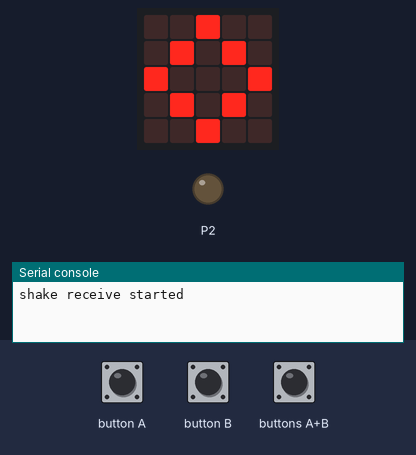
Recording of a program running on a simulated BBC micro:bit running MicroPython. Parts: the board's 5×5 LED display, output pins drawn as LEDs (lit = HIGH), the last lines printed to the serial console. The inputs (shaded band) are chosen by the test bench. No radio messages arrive unless stated (any console line starting 'radio sent:' is added by the test bench).

Above: at 1.2 s.
1.3 s: buttons A+B pressed for 0.15 s
At 1.4 s:
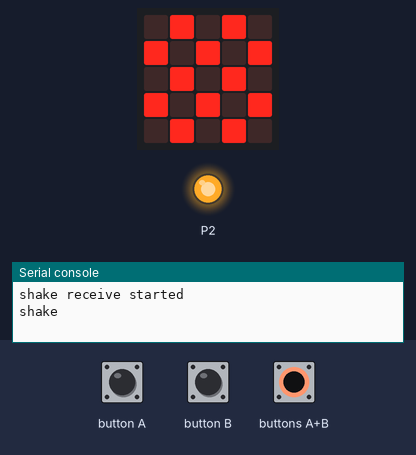
3.2 s: buttons A+B pressed for 3.2 s
At 6.47 s:
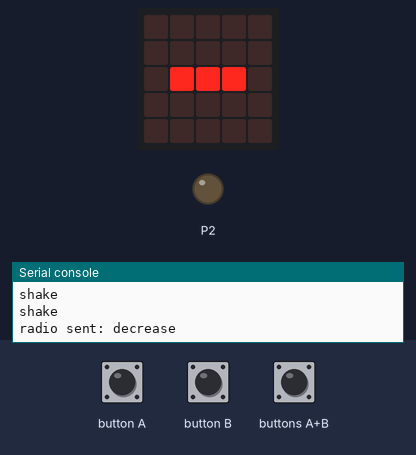
Timing chart, 0 to 8.0 s (numbered marks = the images above; inputs shaded):
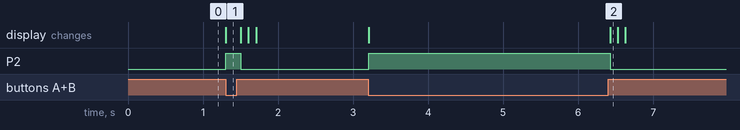

Measured:
- after the input at 1.3 s, P2: LOW → HIGH at once, → LOW 0.20 s later; the display: changes at once (image 1)
- after the input at 3.2 s, P2: LOW → HIGH at once, → LOW 3.2 s later; the display: first changes at once (image 2 shows a later state)

The program:

receive.py
```python
""" Receives shake message from transmitter.
A relay on the board acts as a switch.
Relay is closed when pin2 goes high.
Relay is opened when pin2 goes low.
GPIO2 goes high then low when the message is received.
This is used to close then open a relay, which acts as a switch.
The buttons act to increase and decrease the shake detection threshold on the transmitter unit.
button a: makes board more sensitive, lower shake needed to activate.
button b: makes board less sensitive, harder shake needed to activate.
button a and button b: activates switch.
Threshold value stored in threshold_value.txt.
last update: 2023_06_28 Matthew Oppenheim
"""
from microbit import *
import radio

radio.config(address=0x101000, group=40, channel=2, data_rate=radio.RATE_1MBIT)
print("shake receive started")
display.show(Image.DIAMOND)
radio.on()


def decrease_sensitivity():
    """ Send message to decrease sensitivity. """
    display.show("-")
    radio.send("decrease")
    pause()


def increase_sensitivity():
    """ Send message to increase sensitivity. """
    display.show("+")
    radio.send("increase")
    pause()


def pause():
    """ Pause and clear display. """
    sleep(100)
    display.show(Image.DIAMOND)


def shake_detected():
    """ Display shake detection image, close and open switch. """
    pin2.write_digital(1)
    print("shake")
    display.show(Image.CHESSBOARD)
    pause()
    pin2.write_digital(0)


def update_status():
    ''' Update micro:bit status in main superloop. '''
    if (button_a.is_pressed() and button_b.is_pressed()):
        shake_detected()
        return
    if button_a.was_pressed():
        decrease_sensitivity()
        return
    if button_b.was_pressed():
        increase_sensitivity()
        return
    incoming = radio.receive()
    sleep(10)
    if incoming == "shake":
        shake_detected()

def main():
    # set the solid state relay open
    pin2.write_digital(0)
    while True:
        # helper function to enable testing
        update_status()


if __name__ == '__main__':
    main()
```
